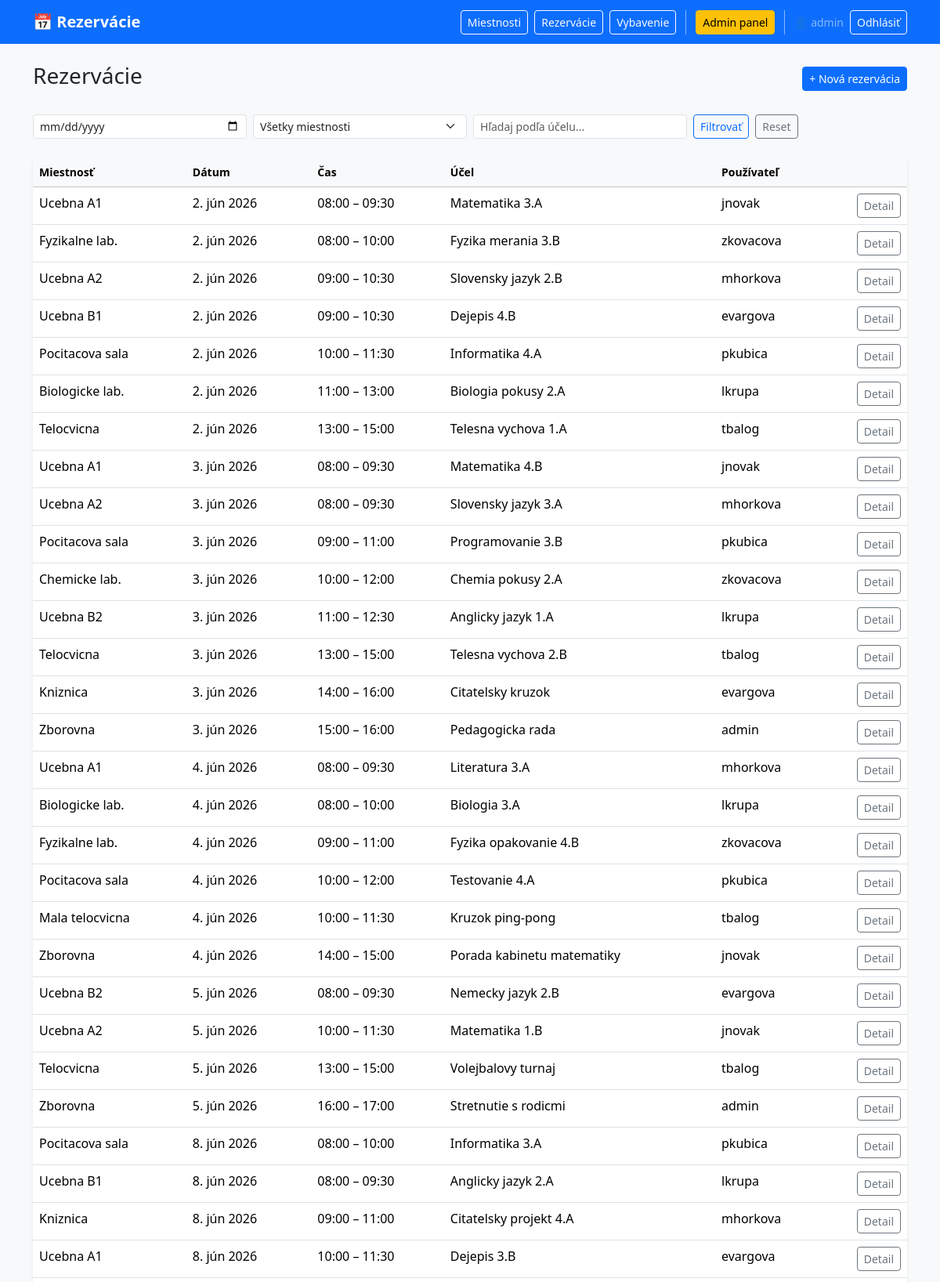
Page /rezervacie/rezervacie/ (signed in, upper part) on the committed database.
### rezervacie/models.py (models this page shows, shortened)
class Reservation(models.Model):
    datumRezervacie      = models.DateField()
    casOd                = models.TimeField()
    casDo                = models.TimeField()
    ucelRezervacie       = models.CharField(max_length=100)
    vybavenie            = models.ManyToManyField(Equipment, through="ReservationEquipment", blank=True)
    miestnostRezervacie  = models.ForeignKey(Room, on_delete=models.CASCADE, related_name="rezervacie", null=True, blank=True)
    pouzivatelRezervacie = models.ForeignKey(User, on_delete=models.CASCADE, related_name="rezervacie", null=True, blank=True)
    class Meta:
        constraints = [
            models.CheckConstraint(
                check=models.Q(casDo__gt=models.F("casOd")),
                name="casDo_must_be_after_casOd"
            )
        ]

class Room(models.Model):
    class Typ(models.TextChoices):
        UCEBNA       = "UC", "Učebňa"
        LABORATORIUM = "LA", "Laboratórium"
        TELOCVICNA   = "TE", "Telocvičňa"
        KANCELARIA   = "KA", "Kancelária"
        KNIZNICA     = "KN", "Knižnica"
        INE          = "IN", "Iné"
    nazovMiestnosti    = models.CharField(max_length=100)
    cisloMiestnosti    = models.IntegerField()
    kapacitaMiestnosti = models.IntegerField()
    typMiestnosti      = models.CharField(max_length=2, choices=Typ.choices, default=Typ.INE)
    popisMiestnosti    = models.CharField(max_length=500, null=True, blank=True)

### rezervacie/views.py (the view)
# urls.py: path("rezervacie/",                views.reservation_list,   name="reservation_list"),
@login_required
def reservation_list(request):
    rezervacie = Reservation.objects.select_related("pouzivatelRezervacie", "miestnostRezervacie")
    datum   = request.GET.get("datum")
    room_id = request.GET.get("miestnost")
    search  = request.GET.get("search", "").strip()
    if datum:
        rezervacie = rezervacie.filter(datumRezervacie=datum)
    if room_id:
        rezervacie = rezervacie.filter(miestnostRezervacie_id=room_id)
    if search:
        rezervacie = rezervacie.filter(ucelRezervacie__icontains=search)
    rezervacie = rezervacie.order_by("datumRezervacie", "casOd")
    return render(request, "rezervacie/reservation_list.html", {
        "rezervacie": rezervacie,
        "rooms": Room.objects.all(),
    })

### rezervacie/templates/rezervacie/reservation_list.html (shortened to what this page needs)
{% extends "rezervacie/base.html" %}
{% block content %}
<div class="d-flex justify-content-between align-items-center mb-4">
  <h3>Rezervácie</h3>
  <a href="{% url 'reservation_create' %}" class="btn btn-primary btn-sm">+ Nová rezervácia</a>
</div>
<form method="get" class="row g-2 mb-4">
  <div class="col-md-3">
    <input type="date" name="datum" class="form-control form-control-sm" value="{{ request.GET.datum }}" placeholder="Dátum">
  </div>
  <div class="col-md-3">
    <select name="miestnost" class="form-select form-select-sm">
      <option value="">Všetky miestnosti</option>
    </select>
  </div>
  <div class="col-md-3">
    <input type="text" name="search" class="form-control form-control-sm" value="{{ request.GET.search }}" placeholder="Hľadaj podľa účelu...">
  </div>
  <div class="col-md-3 d-flex gap-2">
    <button type="submit" class="btn btn-outline-primary btn-sm">Filtrovať</button>
    <a href="{% url 'reservation_list' %}" class="btn btn-outline-secondary btn-sm">Reset</a>
  </div>
</form>
<div class="card shadow-sm">
  <div class="card-body p-0">
    <table class="table table-hover mb-0">
      <thead class="table-light">
        <tr>
          <th>Miestnosť</th>
          <th>Dátum</th>
          <th>Čas</th>
          <th>Účel</th>
          {% if request.user.is_staff %}<th>Používateľ</th>{% endif %}
          <th></th>
        </tr>
      </thead>
      <tbody>
        {% for r in rezervacie %}
        <tr>
          <td>{{ r.miestnostRezervacie.nazovMiestnosti|default:"—" }}</td>
          <td>{{ r.datumRezervacie }}</td>
          <td>{{ r.casOd|time:"H:i" }} – {{ r.casDo|time:"H:i" }}</td>
          <td>{{ r.ucelRezervacie }}</td>
          {% if request.user.is_staff %}<td>{{ r.pouzivatelRezervacie.username|default:"—" }}</td>{% endif %}
          <td class="text-end">
            <a href="{% url 'reservation_detail' r.pk %}" class="btn btn-sm btn-outline-secondary">Detail</a>
          </td>
        </tr>
        {% empty %}
          <tr><td colspan="6" class="text-muted p-3">Žiadne rezervácie.</td></tr>
        {% endfor %}
      </tbody>
    </table>
  </div>
</div>
{% endblock %}

### rezervacie/templates/rezervacie/base.html (shortened to what this page needs)
<!DOCTYPE html>
<html lang="sk">
<head>
  <link href="https://cdn.jsdelivr.net/npm/bootstrap@5.3.3/dist/css/bootstrap.min.css" rel="stylesheet" />
</head>
<body>
<nav class="navbar navbar-expand-lg navbar-dark bg-primary mb-4">
  <div class="container">
    <a class="navbar-brand fw-bold" href="{% url 'index' %}">📅 Rezervácie</a>
    <div class="ms-auto d-flex align-items-center gap-2">
      {% if user.is_authenticated %}
        <a href="{% url 'room_list' %}" class="btn btn-outline-light btn-sm">Miestnosti</a>
        <a href="{% url 'reservation_list' %}" class="btn btn-outline-light btn-sm">Rezervácie</a>
        <a href="{% url 'equipment_list' %}" class="btn btn-outline-light btn-sm">Vybavenie</a>
        {% if user.is_staff %}
          <a href="{% url 'admin_dashboard' %}" class="btn btn-warning btn-sm">Admin panel</a>
        {% endif %}
        <span class="text-white-50 small">👤 {{ user.username }}</span>
        <a href="{% url 'logout' %}" class="btn btn-outline-light btn-sm">Odhlásiť</a>
      {% else %}
        <a href="{% url 'login' %}" class="btn btn-outline-light btn-sm">Prihlásiť</a>
        <a href="{% url 'register' %}" class="btn btn-light btn-sm">Registrovať</a>
      {% endif %}
    </div>
  </div>
</nav>
<div class="container">
  {% block content %}{% endblock %}
</div>
</body>
</html>

### rezervacie/templates/rezervacie/base.html (style rules this page uses)
body { background: #f8f9fa; }
.table th { font-weight: 600; font-size: .875rem; }
.card { border: none; }

### rows in the picture
Reservation: miestnostRezervacie.nazovMiestnosti "Ucebna A1", datumRezervacie "2. jún 2026", casOd "08:00", casDo "09:30", ucelRezervacie "Matematika 3.A", pouzivatelRezervacie.username "jnovak"
Reservation: miestnostRezervacie.nazovMiestnosti "Fyzikalne lab.", datumRezervacie "2. jún 2026", casOd "08:00", casDo "10:00", ucelRezervacie "Fyzika merania 3.B", pouzivatelRezervacie.username "zkovacova"
Reservation: miestnostRezervacie.nazovMiestnosti "Ucebna A2", datumRezervacie "2. jún 2026", casOd "09:00", casDo "10:30", ucelRezervacie "Slovensky jazyk 2.B", pouzivatelRezervacie.username "mhorkova"
Reservation: miestnostRezervacie.nazovMiestnosti "Ucebna B1", datumRezervacie "2. jún 2026", casOd "09:00", casDo "10:30", ucelRezervacie "Dejepis 4.B", pouzivatelRezervacie.username "evargova"
Reservation: miestnostRezervacie.nazovMiestnosti "Pocitacova sala", datumRezervacie "2. jún 2026", casOd "10:00", casDo "11:30", ucelRezervacie "Informatika 4.A", pouzivatelRezervacie.username "pkubica"
Reservation: miestnostRezervacie.nazovMiestnosti "Biologicke lab.", datumRezervacie "2. jún 2026", casOd "11:00", casDo "13:00", ucelRezervacie "Biologia pokusy 2.A", pouzivatelRezervacie.username "lkrupa"
Reservation: miestnostRezervacie.nazovMiestnosti "Telocvicna", datumRezervacie "2. jún 2026", casOd "13:00", casDo "15:00", ucelRezervacie "Telesna vychova 1.A", pouzivatelRezervacie.username "tbalog"
Reservation: miestnostRezervacie.nazovMiestnosti "Ucebna A1", datumRezervacie "3. jún 2026", casOd "08:00", casDo "09:30", ucelRezervacie "Matematika 4.B", pouzivatelRezervacie.username "jnovak"
Reservation: miestnostRezervacie.nazovMiestnosti "Ucebna A2", datumRezervacie "3. jún 2026", casOd "08:00", casDo "09:30", ucelRezervacie "Slovensky jazyk 3.A", pouzivatelRezervacie.username "mhorkova"
Reservation: miestnostRezervacie.nazovMiestnosti "Pocitacova sala", datumRezervacie "3. jún 2026", casOd "09:00", casDo "11:00", ucelRezervacie "Programovanie 3.B", pouzivatelRezervacie.username "pkubica"
Reservation: miestnostRezervacie.nazovMiestnosti "Chemicke lab.", datumRezervacie "3. jún 2026", casOd "10:00", casDo "12:00", ucelRezervacie "Chemia pokusy 2.A", pouzivatelRezervacie.username "zkovacova"
Reservation: miestnostRezervacie.nazovMiestnosti "Ucebna B2", datumRezervacie "3. jún 2026", casOd "11:00", casDo "12:30", ucelRezervacie "Anglicky jazyk 1.A", pouzivatelRezervacie.username "lkrupa"
Reservation: miestnostRezervacie.nazovMiestnosti "Telocvicna", datumRezervacie "3. jún 2026", casOd "13:00", casDo "15:00", ucelRezervacie "Telesna vychova 2.B", pouzivatelRezervacie.username "tbalog"
Reservation: miestnostRezervacie.nazovMiestnosti "Kniznica", datumRezervacie "3. jún 2026", casOd "14:00", casDo "16:00", ucelRezervacie "Citatelsky kruzok", pouzivatelRezervacie.username "evargova"
Reservation: miestnostRezervacie.nazovMiestnosti "Zborovna", datumRezervacie "3. jún 2026", casOd "15:00", casDo "16:00", ucelRezervacie "Pedagogicka rada", pouzivatelRezervacie.username "admin"
Reservation: miestnostRezervacie.nazovMiestnosti "Ucebna A1", datumRezervacie "4. jún 2026", casOd "08:00", casDo "09:30", ucelRezervacie "Literatura 3.A", pouzivatelRezervacie.username "mhorkova"
Reservation: miestnostRezervacie.nazovMiestnosti "Biologicke lab.", datumRezervacie "4. jún 2026", casOd "08:00", casDo "10:00", ucelRezervacie "Biologia 3.A", pouzivatelRezervacie.username "lkrupa"
Reservation: miestnostRezervacie.nazovMiestnosti "Fyzikalne lab.", datumRezervacie "4. jún 2026", casOd "09:00", casDo "11:00", ucelRezervacie "Fyzika opakovanie 4.B", pouzivatelRezervacie.username "zkovacova"
Reservation: miestnostRezervacie.nazovMiestnosti "Pocitacova sala", datumRezervacie "4. jún 2026", casOd "10:00", casDo "12:00", ucelRezervacie "Testovanie 4.A", pouzivatelRezervacie.username "pkubica"
Reservation: miestnostRezervacie.nazovMiestnosti "Mala telocvicna", datumRezervacie "4. jún 2026", casOd "10:00", casDo "11:30", ucelRezervacie "Kruzok ping-pong", pouzivatelRezervacie.username "tbalog"
Reservation: miestnostRezervacie.nazovMiestnosti "Zborovna", datumRezervacie "4. jún 2026", casOd "14:00", casDo "15:00", ucelRezervacie "Porada kabinetu matematiky", pouzivatelRezervacie.username "jnovak"
Reservation: miestnostRezervacie.nazovMiestnosti "Ucebna B2", datumRezervacie "5. jún 2026", casOd "08:00", casDo "09:30", ucelRezervacie "Nemecky jazyk 2.B", pouzivatelRezervacie.username "evargova"
Reservation: miestnostRezervacie.nazovMiestnosti "Ucebna A2", datumRezervacie "5. jún 2026", casOd "10:00", casDo "11:30", ucelRezervacie "Matematika 1.B", pouzivatelRezervacie.username "jnovak"
Reservation: miestnostRezervacie.nazovMiestnosti "Telocvicna", datumRezervacie "5. jún 2026", casOd "13:00", casDo "15:00", ucelRezervacie "Volejbalovy turnaj", pouzivatelRezervacie.username "tbalog"
Reservation: miestnostRezervacie.nazovMiestnosti "Zborovna", datumRezervacie "5. jún 2026", casOd "16:00", casDo "17:00", ucelRezervacie "Stretnutie s rodicmi", pouzivatelRezervacie.username "admin"
Reservation: miestnostRezervacie.nazovMiestnosti "Pocitacova sala", datumRezervacie "8. jún 2026", casOd "08:00", casDo "10:00", ucelRezervacie "Informatika 3.A", pouzivatelRezervacie.username "pkubica"
Reservation: miestnostRezervacie.nazovMiestnosti "Ucebna B1", datumRezervacie "8. jún 2026", casOd "08:00", casDo "09:30", ucelRezervacie "Anglicky jazyk 2.A", pouzivatelRezervacie.username "lkrupa"
Reservation: miestnostRezervacie.nazovMiestnosti "Kniznica", datumRezervacie "8. jún 2026", casOd "09:00", casDo "11:00", ucelRezervacie "Citatelsky projekt 4.A", pouzivatelRezervacie.username "mhorkova"
Reservation: miestnostRezervacie.nazovMiestnosti "Ucebna A1", datumRezervacie "8. jún 2026", casOd "10:00", casDo "11:30", ucelRezervacie "Dejepis 3.B", pouzivatelRezervacie.username "evargova"

### other values in the picture
{{ user.username }} "admin"
